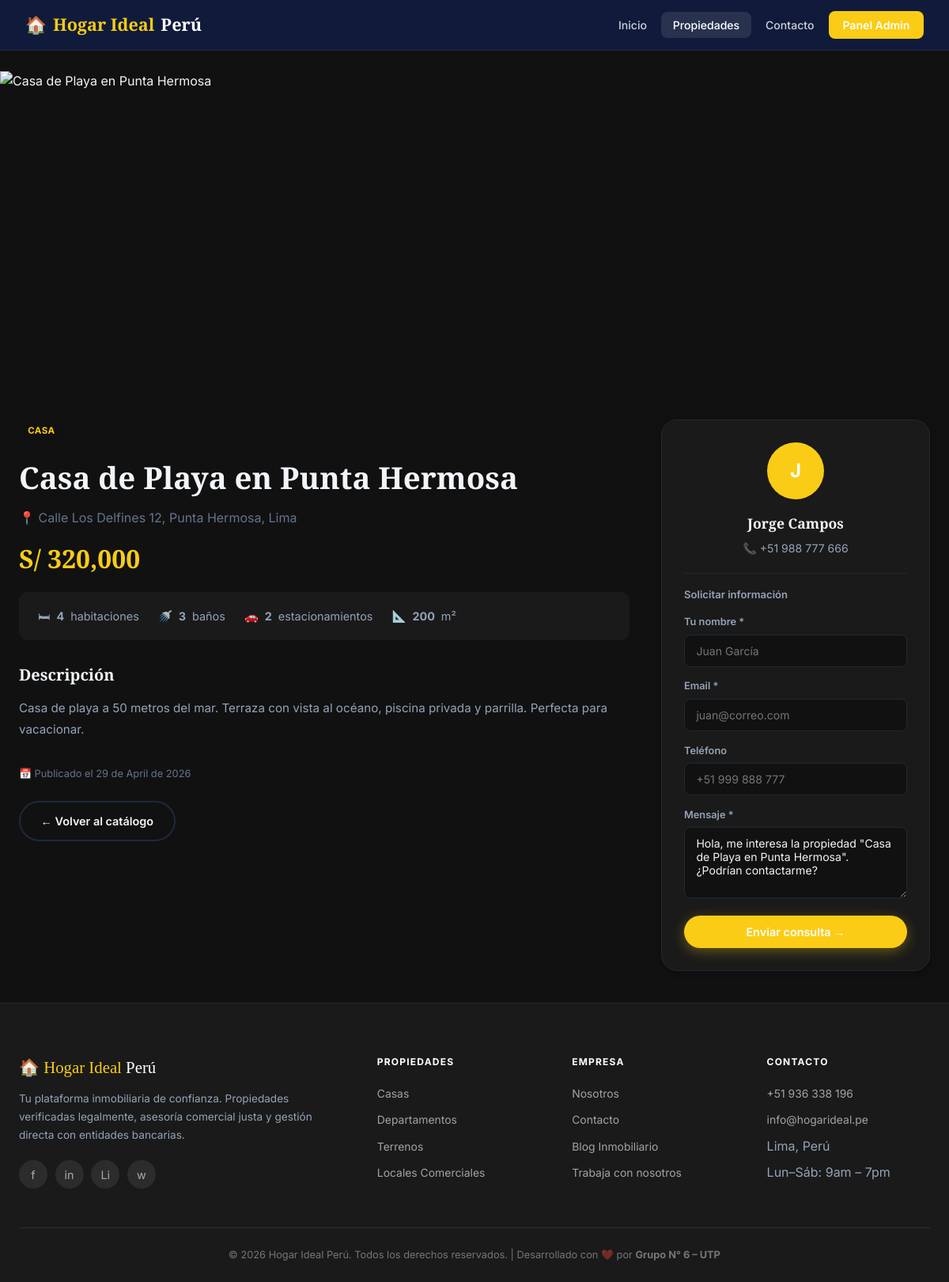
Screenshot of /public/propiedad/detalle/7 with the database file from the repository.
### tables this page shows
CREATE TABLE IF NOT EXISTS `propiedades` (
  `id`               INT UNSIGNED AUTO_INCREMENT PRIMARY KEY,
  `titulo`           VARCHAR(200)  NOT NULL,
  `descripcion`      TEXT,
  `precio`           DECIMAL(12,2) NOT NULL,
  `tipo`             ENUM('casa','departamento','terreno','local') NOT NULL DEFAULT 'casa',
  `habitaciones`     TINYINT UNSIGNED DEFAULT 0,
  `banos`            TINYINT UNSIGNED DEFAULT 0,
  `estacionamientos` TINYINT UNSIGNED DEFAULT 0,
  `metros2`          DECIMAL(8,2),
  `direccion`        VARCHAR(255),
  `imagen`           VARCHAR(255) DEFAULT 'no-imagen.jpg',
  `vendedor_id`      INT UNSIGNED,
  `activo`           TINYINT(1) DEFAULT 1,
  `created_at`       TIMESTAMP DEFAULT CURRENT_TIMESTAMP,
  FOREIGN KEY (`vendedor_id`) REFERENCES `vendedores`(`id`) ON DELETE SET NULL
);

CREATE TABLE IF NOT EXISTS `vendedores` (
  `id`         INT UNSIGNED AUTO_INCREMENT PRIMARY KEY,
  `nombre`     VARCHAR(100) NOT NULL,
  `apellido`   VARCHAR(100) NOT NULL,
  `email`      VARCHAR(150) NOT NULL UNIQUE,
  `telefono`   VARCHAR(20),
  `foto`       VARCHAR(255) DEFAULT 'default.jpg',
  `created_at` TIMESTAMP DEFAULT CURRENT_TIMESTAMP
);

### core/Controller.php (called while the page is built, shortened)
<?php
class Controller {
    protected function render(string $view, array $data = []): void {
        extract($data);
        $viewFile = APP_ROOT . '/app/views/' . $view . '.php';
        require_once $viewFile;
    }
}

### app/controllers/PropiedadController.php (called while the page is built, shortened)
<?php
require_once APP_ROOT . '/core/Controller.php';
require_once APP_ROOT . '/app/models/Propiedad.php';
class PropiedadController extends Controller {
    private Propiedad $propiedad;
    public function __construct() {
        $this->propiedad = new Propiedad();
    }
    public function detalle(string $id = '0'): void {
        $propiedad = $this->propiedad->detalleConVendedor((int)$id);
        $this->render('propiedades/detalle', [
            'titulo'    => $propiedad->titulo . ' – ' . APP_NAME,
            'propiedad' => $propiedad,
        ]);
    }
}

### core/App.php (called while the page is built, shortened)
<?php
class App {
    protected string $method     = 'index';
    public function __construct() {
        $url = $this->parseUrl();
        if (!empty($url[0])) {
            $controllerName = ucfirst(strtolower($url[0])) . 'Controller';
            $controllerFile = APP_ROOT . '/app/controllers/' . $controllerName . '.php';
            if (file_exists($controllerFile)) {
                unset($url[0]);
            } else {
                $this->notFound();
                return;
            }
        }
        $this->controller = new $this->controller();
        if (!empty($url[1])) {
            if (method_exists($this->controller, $url[1])) {
                $this->method = $url[1];
                unset($url[1]);
            } else {
                $this->notFound();
                return;
            }
        }
        $this->params = $url ? array_values($url) : [];
        call_user_func_array([$this->controller, $this->method], $this->params);
    }
    private function parseUrl(): array {
        if (isset($_GET['url'])) {
            $url = rtrim($_GET['url'], '/');
            $url = filter_var($url, FILTER_SANITIZE_URL);
            return explode('/', $url);
        }
        return [];
    }
}

### public/index.php (called while the page is built, shortened)
<?php
require_once APP_ROOT . '/core/Database.php';
require_once APP_ROOT . '/core/Model.php';
require_once APP_ROOT . '/core/Controller.php';
require_once APP_ROOT . '/core/App.php';
$app = new App();

### core/Database.php (called while the page is built, shortened)
<?php
class Database {
    private static ?Database $instance = null;
    private PDO $pdo;
    private function __construct() {
        $dsn = 'mysql:host=' . DB_HOST . ';dbname=' . DB_NAME . ';charset=' . DB_CHARSET;
        $options = [
            PDO::ATTR_ERRMODE            => PDO::ERRMODE_EXCEPTION,
            PDO::ATTR_DEFAULT_FETCH_MODE => PDO::FETCH_OBJ,
            PDO::ATTR_EMULATE_PREPARES   => false,
        ];
        try {
            $this->pdo = new PDO($dsn, DB_USER, DB_PASS, $options);
        } catch (PDOException $e) {
            die('<div style="font-family:sans-serif;padding:2rem;background:#fee;color:#c00;border-radius:8px">
                <h3>⚠️ Error de conexión a la base de datos</h3>
                <p>' . $e->getMessage() . '</p>
                <p>Verifica que MySQL esté corriendo en XAMPP y que la base <strong>' . DB_NAME . '</strong> exista.</p>
                </div>');
        }
    }
    public static function getInstance(): Database {
        if (self::$instance === null) {
            self::$instance = new self();
        }
        return self::$instance;
    }
    public function query(string $sql, array $params = []): PDOStatement {
        $stmt = $this->pdo->prepare($sql);
        $stmt->execute($params);
        return $stmt;
    }
}

### app/models/Propiedad.php (called while the page is built, shortened)
<?php
require_once APP_ROOT . '/core/Model.php';
class Propiedad extends Model {
    public function detalleConVendedor(int $id): object|false {
        $sql = "SELECT p.*, v.nombre AS vendedor_nombre, v.apellido AS vendedor_apellido,
                       v.telefono AS vendedor_telefono, v.email AS vendedor_email, v.foto AS vendedor_foto
                FROM propiedades p
                LEFT JOIN vendedores v ON p.vendedor_id = v.id
                WHERE p.id = ? LIMIT 1";
        return $this->rawOne($sql, [$id]);
    }
    public static function formatearPrecio(float $precio): string {
        return 'S/ ' . number_format($precio, 0, '.', ',');
    }
}

### core/Model.php (called while the page is built, shortened)
<?php
abstract class Model {
    protected Database $db;
    public function __construct() {
        $this->db = Database::getInstance();
    }
    public function rawOne(string $sql, array $params = []): object|false {
        return $this->db->query($sql, $params)->fetch();
    }
}

### app/views/propiedades/detalle.php (the view, shortened to what this page needs)
<?php $activePage = 'propiedades'; require_once APP_ROOT . '/app/views/layouts/header.php'; ?>
<div class="detail-page">
  <img class="detail-hero"
       src="<?= $propiedad->imagen !== 'no-imagen.jpg' ? UPLOAD_URL . htmlspecialchars($propiedad->imagen) : '' ?>"
       alt="<?= htmlspecialchars($propiedad->titulo) ?>"
       onerror="this.src='https://images.unsplash.com/photo-1600596542815-ffad4c1539a9?w=1400&q=80'">
  <div class="detail-body">
    <div class="detail-grid">
      <div>
        <span class="badge badge-blue" style="margin-bottom:1rem;display:inline-block">
          <?= ucfirst($propiedad->tipo) ?>
        </span>
        <h1 class="detail-title"><?= htmlspecialchars($propiedad->titulo) ?></h1>
        <p style="color:var(--text-3);margin-bottom:.8rem;display:flex;align-items:center;gap:.4rem">
          📍 <?= htmlspecialchars($propiedad->direccion ?: 'Lima, Perú') ?>
        </p>
        <p class="detail-price"><?= Propiedad::formatearPrecio((float)$propiedad->precio) ?></p>
        <div class="detail-features">
          <?php if ($propiedad->habitaciones): ?>
            <div class="detail-feat">🛏 <strong><?= $propiedad->habitaciones ?></strong> habitacione<?= $propiedad->habitaciones > 1 ? 's' : '' ?></div>
          <?php endif; ?>
          <?php if ($propiedad->banos): ?>
            <div class="detail-feat">🚿 <strong><?= $propiedad->banos ?></strong> baño<?= $propiedad->banos > 1 ? 's' : '' ?></div>
          <?php endif; ?>
          <?php if ($propiedad->estacionamientos): ?>
            <div class="detail-feat">🚗 <strong><?= $propiedad->estacionamientos ?></strong> estacionamiento<?= $propiedad->estacionamientos > 1 ? 's' : '' ?></div>
          <?php endif; ?>
          <?php if ($propiedad->metros2): ?>
            <div class="detail-feat">📐 <strong><?= (int)$propiedad->metros2 ?></strong> m²</div>
          <?php endif; ?>
        </div>
        <?php if ($propiedad->descripcion): ?>
        <div style="margin-bottom:2rem">
          <h2 style="font-family:'Playfair Display',serif;font-size:1.25rem;margin-bottom:.75rem">Descripción</h2>
          <p class="detail-desc"><?= nl2br(htmlspecialchars($propiedad->descripcion)) ?></p>
        </div>
        <?php endif; ?>
        <p style="font-size:.8rem;color:var(--text-3);margin-top:1.5rem">
          📅 Publicado el <?= date('d \d\e F \d\e Y', strtotime($propiedad->created_at)) ?>
        </p>
        <div style="margin-top:1.5rem">
          <a href="<?= BASE_URL ?>/propiedad" class="btn btn-outline" style="border-color:var(--border);color:var(--text)">
            ← Volver al catálogo
          </a>
        </div>
      </div>
      <div>
        <div class="agent-card">
          <?php if (!empty($propiedad->vendedor_nombre)): ?>
            <div class="agent-card__avatar">
              <?= strtoupper(substr($propiedad->vendedor_nombre, 0, 1)) ?>
            </div>
            <p class="agent-card__name">
              <?= htmlspecialchars($propiedad->vendedor_nombre . ' ' . $propiedad->vendedor_apellido) ?>
            </p>
            <p class="agent-card__tel">📞 <?= htmlspecialchars($propiedad->vendedor_telefono ?: 'Consultar') ?></p>
          <?php else: ?>
            <div class="agent-card__avatar">H</div>
            <p class="agent-card__name">Hogar Ideal Perú</p>
            <p class="agent-card__tel">📞 +51 936 338 196</p>
          <?php endif; ?>
          <hr style="border:none;border-top:1px solid var(--border);margin:1rem 0">
          <p style="font-size:.82rem;font-weight:600;color:var(--text-2);margin-bottom:.75rem">Solicitar información</p>
          <form class="contact-form" action="<?= BASE_URL ?>/contacto" method="POST" data-validate>
            <label>Tu nombre *</label>
            <input type="text" name="nombre" placeholder="Juan García" required>
            <label>Email *</label>
            <input type="email" name="email" placeholder="juan@correo.com" required>
            <label>Teléfono</label>
            <input type="tel" name="telefono" placeholder="+51 999 888 777">
            <label>Mensaje *</label>
            <textarea name="mensaje" required>Hola, me interesa la propiedad "<?= htmlspecialchars($propiedad->titulo) ?>". ¿Podrían contactarme?</textarea>
            <button type="submit" class="btn btn-primary" style="width:100%;margin-top:.9rem;justify-content:center">
              Enviar consulta →
            </button>
          </form>
        </div>
      </div>
    </div>
  </div>
</div>
<?php require_once APP_ROOT . '/app/views/layouts/footer.php'; ?>

### public/css/app.css (style rules this page uses)
:root { --primary: #FACC15; --primary-dark: #ca8a04; --primary-light: #fef08a; --accent: #FACC15; --accent-light: #FDE047; --accent-dark: #a16207; --bg: #111111; --bg-alt: #1a1a1a; --card: #1a1a1a; --text: #f1f5f9; --text-2: #94a3b8; --text-3: #64748b; --border: #1e293b; --shadow-sm: 0 2px 10px rgba(0,0,0,.3); --shadow: 0 6px 20px rgba(0,0,0,.45); --shadow-lg: 0 16px 48px rgba(0,0,0,.6); --radius: 12px; --radius-lg: 20px; --transition: .3s cubic-bezier(.4,0,.2,1); --sidebar-bg: #111111; --sidebar-width: 260px; }
*, *::before, *::after { box-sizing: border-box; margin: 0; padding: 0; }
html { scroll-behavior: smooth; }
body { font-family: 'Inter', sans-serif; background: var(--bg); color: var(--text); line-height: 1.6; transition: background var(--transition), color var(--transition); }
img { max-width: 100%; display: block; }
a { text-decoration: none; color: inherit; }
.btn { display: inline-flex; align-items: center; gap: .45rem; padding: .75rem 1.6rem; border-radius: 50px; font-family: 'Inter', sans-serif; font-size: .9rem; font-weight: 600; border: none; cursor: pointer; transition: all var(--transition); text-decoration: none; }
.btn-primary { background: var(--accent); color: #fff; box-shadow: 0 4px 16px rgba(250,204,21,.35); }
.btn-outline { background: transparent; color: #fff; border: 2px solid rgba(255,255,255,.5); }
.detail-page { padding-top: 90px; }
.detail-hero { width: 100%; height: clamp(300px, 50vh, 520px); object-fit: cover; border-radius: 0 0 var(--radius-lg) var(--radius-lg); display: block; }
.detail-body { max-width: 1200px; margin: 0 auto; padding: 2.5rem 1.5rem; }
.detail-grid { display: grid; grid-template-columns: 1fr 340px; gap: 2.5rem; align-items: start; }
.detail-title { font-family: 'Playfair Display', serif; font-size: clamp(1.6rem, 4vw, 2.4rem); font-weight: 700; margin-bottom: .5rem; }
.detail-price { font-family: 'Playfair Display', serif; font-size: 2rem; color: var(--accent); font-weight: 700; margin-bottom: 1rem; }
.detail-features { display: flex; gap: 1.5rem; flex-wrap: wrap; background: var(--bg-alt); border-radius: var(--radius); padding: 1.2rem 1.5rem; margin-bottom: 1.75rem; }
.detail-feat { display: flex; align-items: center; gap: .5rem; font-size: .9rem; color: var(--text-2); }
.detail-desc { color: var(--text-2); line-height: 1.8; font-size: .95rem; }
.agent-card { background: var(--card); border-radius: var(--radius-lg); padding: 1.75rem; border: 1px solid var(--border); box-shadow: var(--shadow-sm); position: sticky; top: 90px; }
.agent-card__avatar { width: 72px; height: 72px; border-radius: 50%; background: linear-gradient(135deg, var(--accent), var(--primary)); display: flex; align-items: center; justify-content: center; color: #fff; font-weight: 700; font-size: 1.5rem; margin: 0 auto 1rem; }
.agent-card__name { font-family: 'Playfair Display', serif; font-size: 1.1rem; text-align: center; font-weight: 600; }
.agent-card__tel { text-align: center; color: var(--text-2); font-size: .88rem; margin: .4rem 0 1.25rem; }
.contact-form label { display: block; font-size: .8rem; font-weight: 600; color: var(--text-2); margin-bottom: .3rem; margin-top: .9rem; }
.contact-form input, .contact-form textarea { width: 100%; padding: .7rem .9rem; border: 1px solid var(--border); border-radius: 8px; background: var(--bg); color: var(--text); font-family: 'Inter', sans-serif; font-size: .88rem; transition: border var(--transition); }
.contact-form textarea { resize: vertical; height: 90px; }
.badge { display: inline-block; padding: .2rem .7rem; border-radius: 6px; font-size: .72rem; font-weight: 700; text-transform: uppercase; letter-spacing: .04em; }
.badge-blue { background: rgba(17,17,17,.1); color: var(--primary); }

### rows the page displays
propiedades: tipo "CASA", titulo "Casa de Playa en Punta Hermosa", direccion "Calle Los Delfines 12, Punta Hermosa, Lima", precio "S/ 320,000", habitaciones "4", banos "3", estacionamientos "2", metros2 "200", descripcion "Casa de playa a 50 metros del mar. Terraza con vista al océano, piscina privada y parrilla. Perfecta para vacacionar.", created_at "29 de April de 2026", vendedor.nombre "J", vendedor.apellido "Jorge Campos", vendedor.telefono "+51 988 777 666", mensaje "Hola, me interesa la propiedad \"Casa de Playa en Punta Hermosa\". ¿Podrían contactarme?"

### other values shown
APP_NAME "Hogar Ideal Perú"
